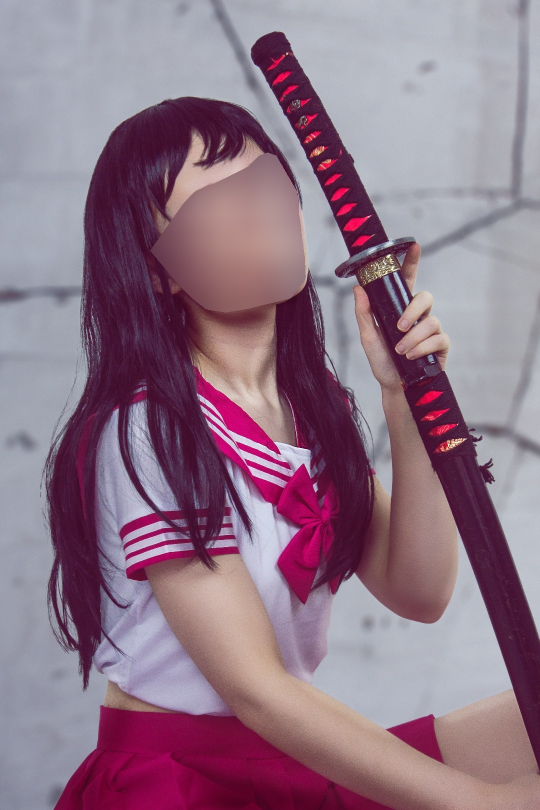
#> input picture research/cv/MODNet/imgs/p_c0cd272d.jpg, 1080 x 1620 px (shown at 1/2 size)
$ python -i transforms.py   (imports and definitions only)
#> lines starting #> are read from the running program, lines starting #| are printed output that depends on the picture
# Copyright 2022 Huawei Technologies Co., Ltd
#
# Licensed under the Apache License, Version 2.0 (the "License");
# you may not use this file except in compliance with the License.
# You may obtain a copy of the License at
#
# http://www.apache.org/licenses/LICENSE-2.0
#
# Unless required by applicable law or agreed to in writing, software
# distributed under the License is distributed on an "AS IS" BASIS,
# WITHOUT WARRANTIES OR CONDITIONS OF ANY KIND, either express or implied.
# See the License for the specific language governing permissions and
# limitations under the License.
# ============================================================================
import random
import copy
import cv2
import numpy as np
from scipy.ndimage import grey_dilation, grey_erosion


# [30 lines left out: function create_operators, not called in this run]

class Compose:
    """
    Do transformation on input data with corresponding pre-processing and augmentation operations.
    The shape of input data to all operations is [height, width, channels].
    """

    # [19 lines left out: functions __init__, __call__, not called in this run]

class Transpose:
    def __init__(self, trans_list=('image',), unsqueeze_list=('alpha', 'trimap')):
        self.trans_list = trans_list
        self.unsqueeze_list = unsqueeze_list

    # [19 lines left out: functions __call__, resize_short, not called in this run]


class LoadImages:
    def __init__(self, gt_field=('alpha',), trans_to_rgb=True):
        self.trans_to_rgb = trans_to_rgb
        self.gt_field = gt_field

    # [15 lines left out: function __call__, not called in this run]

class Resize:
    def __init__(self, gt_field=('alpha',), target_size=(512, 512), interp='area'):
        if isinstance(target_size, list or tuple):
            if len(target_size) != 2:
                raise ValueError(
                    '`target_size` should include 2 elements, but it is {}'.
                    format(target_size))
        else:
            raise TypeError(
                "Type of `target_size` is invalid. It should be list or tuple, but it is {}"
                .format(type(target_size)))

        self.gt_field = gt_field
        self.target_size = target_size
        if interp == 'area':
            self.interps = cv2.INTER_AREA
        else:
            self.interps = cv2.INTER_LINEAR

    # [8 lines left out: function __call__, not called in this run]

class ResizeByShort:
    # [40 lines left out: functions __init__, __call__, not called in this run]

class RandomCrop:
    """
    Randomly crop

    Args:
    crop_size (tuple|list): The size you want to crop from image.
    """

    # [26 lines left out: functions __init__, __call__, not called in this run]

class RandomHorizontalFlip:
    """
    Random flip an image.

    Args:
        probability (float, optional): A probability of flipping. Default: 0.5.
    """

    def __init__(self, gt_field=('alpha',), probability=0.5):
        self.probability = probability
        self.gt_field = gt_field

    # [14 lines left out: functions __call__, horizontal_flip, not called in this run]

class GenTrimap:
    # [33 lines left out: functions __init__, __call__, gen_trimap_sci, gen_trimap_with_dilate, not called in this run]

class Normalize:
    """
    Normalize an image.

    Args:
        gt_field (tulip, optional)
        mean (list, optional): The mean value of an image. Default: [0.5, 0.5, 0.5].
        std (list, optional): The standard deviation of an image. Default: [0.5, 0.5, 0.5].

    """

    # [31 lines left out: functions __init__, __call__, normalize, not called in this run]

>>> import cv2
>>> picture = cv2.imread('../imgs/p_c0cd272d.jpg', cv2.IMREAD_GRAYSCALE)
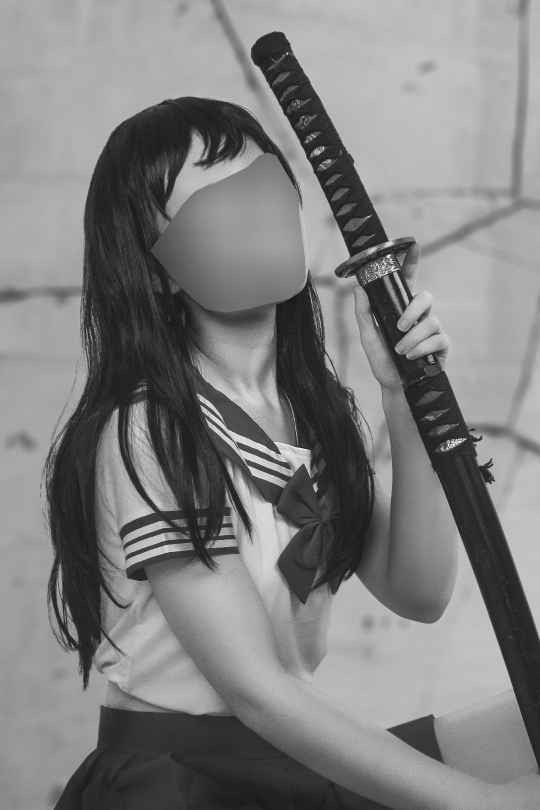
#> picture: shape (1620, 1080) (shown at 1/2 size); min 15, max 255, mean 127.3
>>> result = Resize()(picture)
#> (the run stopped early here; a loop or call above may not have finished)
